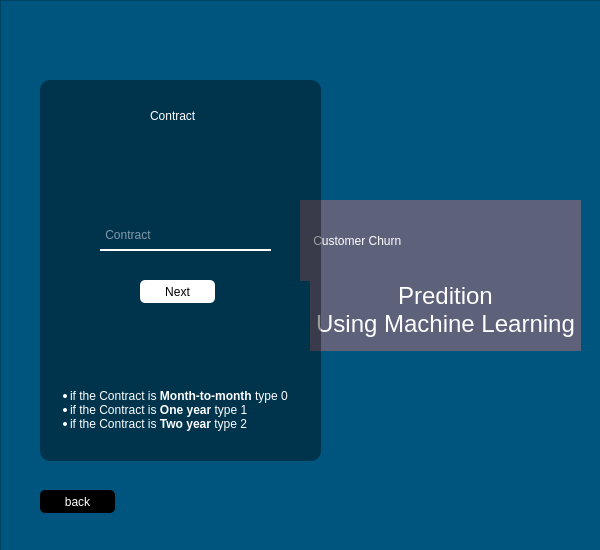
<?xml version="1.0" encoding="UTF-8"?>
<ui version="4.0">
 <class>Form</class>
 <widget class="QWidget" name="Form">
  <property name="geometry">
   <rect>
    <x>0</x>
    <y>0</y>
    <width>600</width>
    <height>550</height>
   </rect>
  </property>
  <property name="windowTitle">
   <string>Form</string>
  </property>
  <widget class="QFrame" name="frame">
   <property name="geometry">
    <rect>
     <x>-1</x>
     <y>-1</y>
     <width>361</width>
     <height>241</height>
    </rect>
   </property>
   <property name="frameShape">
    <enum>QFrame::StyledPanel</enum>
   </property>
   <property name="frameShadow">
    <enum>QFrame::Raised</enum>
   </property>
  </widget>
  <widget class="QFrame" name="frame_2">
   <property name="geometry">
    <rect>
     <x>0</x>
     <y>0</y>
     <width>601</width>
     <height>551</height>
    </rect>
   </property>
   <property name="styleSheet">
    <string notr="true">background-color: rgb(0, 85, 127);</string>
   </property>
   <property name="frameShape">
    <enum>QFrame::StyledPanel</enum>
   </property>
   <property name="frameShadow">
    <enum>QFrame::Raised</enum>
   </property>
   <widget class="QLabel" name="label">
    <property name="geometry">
     <rect>
      <x>20</x>
      <y>20</y>
      <width>566</width>
      <height>513</height>
     </rect>
    </property>
    <property name="styleSheet">
     <string notr="true">background-image: url(Untitled.jpg);</string>
    </property>
    <property name="text">
     <string/>
    </property>
    <property name="openExternalLinks">
     <bool>false</bool>
    </property>
   </widget>
   <widget class="QLabel" name="label_2">
    <property name="geometry">
     <rect>
      <x>40</x>
      <y>80</y>
      <width>281</width>
      <height>381</height>
     </rect>
    </property>
    <property name="styleSheet">
     <string notr="true">background-color:rgba(0,0,0,100);
border-radius:10px;</string>
    </property>
    <property name="text">
     <string/>
    </property>
   </widget>
   <widget class="QLabel" name="label_3">
    <property name="geometry">
     <rect>
      <x>300</x>
      <y>200</y>
      <width>281</width>
      <height>81</height>
     </rect>
    </property>
    <property name="styleSheet">
     <string notr="true">color:rgb(255, 255, 255);
background-color: rgb(93, 97, 122);
font: 75 24pt &quot;Bahnschrift&quot;;</string>
    </property>
    <property name="text">
     <string>    Customer Churn</string>
    </property>
   </widget>
   <widget class="QLabel" name="label_4">
    <property name="geometry">
     <rect>
      <x>310</x>
      <y>270</y>
      <width>271</width>
      <height>81</height>
     </rect>
    </property>
    <property name="styleSheet">
     <string notr="true">color:rgb(255, 255, 255);
background-color: rgb(93, 97, 122);
font: 75 24pt &quot;Bahnschrift&quot;;</string>
    </property>
    <property name="text">
     <string>&lt;html&gt;&lt;head/&gt;&lt;body&gt;&lt;p align=&quot;center&quot;&gt;&lt;span style=&quot; font-size:18pt;&quot;&gt;Predition &lt;br/&gt;Using Machine Learning&lt;/span&gt;&lt;/p&gt;&lt;/body&gt;&lt;/html&gt;</string>
    </property>
   </widget>
   <widget class="QLabel" name="label_5">
    <property name="geometry">
     <rect>
      <x>150</x>
      <y>100</y>
      <width>61</width>
      <height>31</height>
     </rect>
    </property>
    <property name="styleSheet">
     <string notr="true">background-color:rgb(0,0,0,0);
font: 75 12pt &quot;MS Shell Dlg 2&quot;;
color:rgb(255,255,255);</string>
    </property>
    <property name="text">
     <string>Contract</string>
    </property>
   </widget>
   <widget class="QLineEdit" name="Contract">
    <property name="geometry">
     <rect>
      <x>100</x>
      <y>220</y>
      <width>171</width>
      <height>31</height>
     </rect>
    </property>
    <property name="styleSheet">
     <string notr="true">background-color:rgb(0,0,0,0);
border:none;
border-bottom:2px solid rgb(255,255,255);
color:rgb(255,255,255);</string>
    </property>
    <property name="placeholderText">
     <string> Contract</string>
    </property>
    <property name="clearButtonEnabled">
     <bool>true</bool>
    </property>
   </widget>
   <widget class="QPushButton" name="next3">
    <property name="geometry">
     <rect>
      <x>140</x>
      <y>280</y>
      <width>75</width>
      <height>23</height>
     </rect>
    </property>
    <property name="styleSheet">
     <string notr="true">background-color:rgb(255,255,255);
border-radius:5px</string>
    </property>
    <property name="text">
     <string>Next</string>
    </property>
   </widget>
   <widget class="QPushButton" name="back3">
    <property name="geometry">
     <rect>
      <x>40</x>
      <y>490</y>
      <width>75</width>
      <height>23</height>
     </rect>
    </property>
    <property name="styleSheet">
     <string notr="true">color:rgb(255,255,255);
background-color:rgb(0,0,0);
border-radius:5px</string>
    </property>
    <property name="text">
     <string>back</string>
    </property>
   </widget>
   <widget class="QLabel" name="label_6">
    <property name="geometry">
     <rect>
      <x>30</x>
      <y>360</y>
      <width>291</width>
      <height>101</height>
     </rect>
    </property>
    <property name="styleSheet">
     <string notr="true">color:rgb(255,255,255);
background-color:rgb(0,0,0,0);
font: 9pt &quot;MS Shell Dlg 2&quot;;</string>
    </property>
    <property name="text">
     <string>&lt;ul&gt;&lt;li&gt;if  the Contract is &lt;b&gt;Month-to-month&lt;/b&gt; type 0&lt;/li&gt;&lt;li&gt;if  the Contract is  &lt;b&gt;One year&lt;/b&gt; type 1&lt;/li&gt;&lt;li&gt;if  the Contract is &lt;b&gt;Two year&lt;/b&gt; type 2&lt;/ul&gt;</string>
    </property>
   </widget>
   <zorder>label</zorder>
   <zorder>label_3</zorder>
   <zorder>label_4</zorder>
   <zorder>label_2</zorder>
   <zorder>Contract</zorder>
   <zorder>next3</zorder>
   <zorder>label_5</zorder>
   <zorder>back3</zorder>
   <zorder>label_6</zorder>
  </widget>
 </widget>
 <resources>
  <include location="res.qrc"/>
 </resources>
 <connections/>
</ui>
